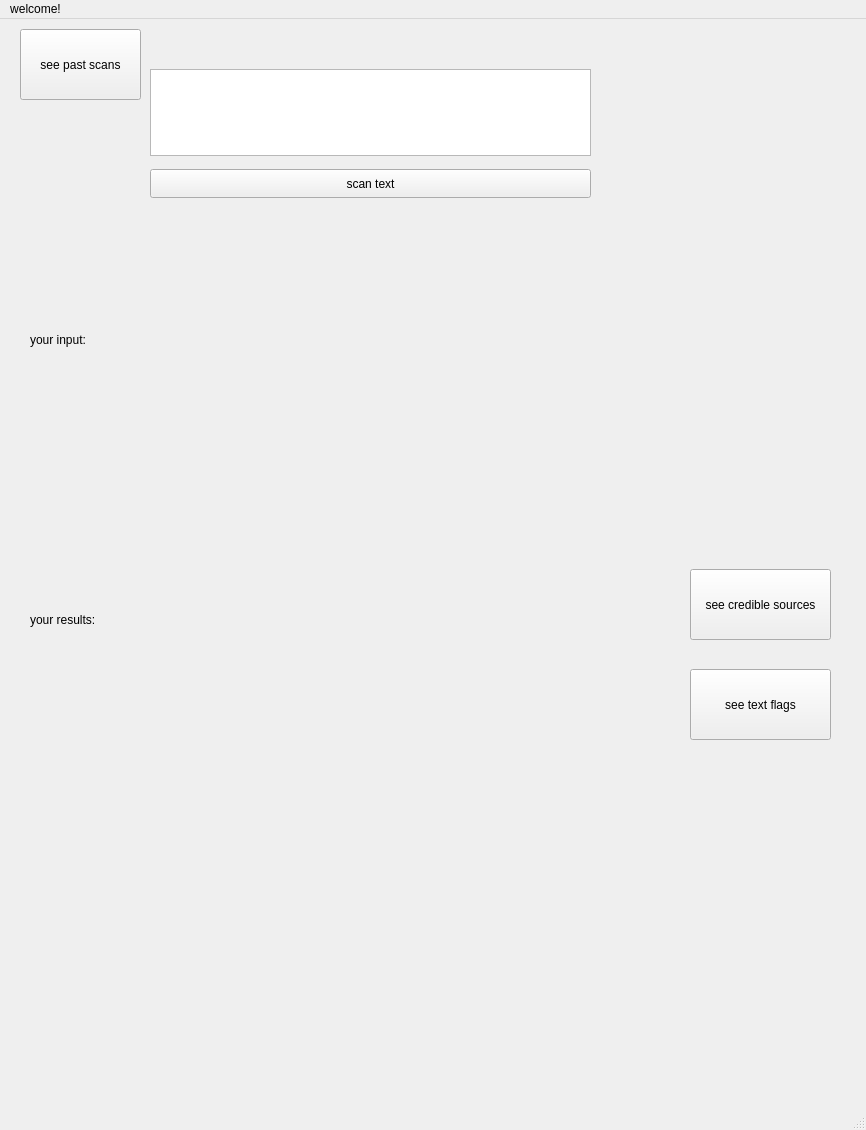
<?xml version="1.0" encoding="UTF-8"?>
<ui version="4.0">
 <class>MainWindow</class>
 <widget class="QMainWindow" name="MainWindow">
  <property name="geometry">
   <rect>
    <x>0</x>
    <y>0</y>
    <width>866</width>
    <height>1130</height>
   </rect>
  </property>
  <property name="windowTitle">
   <string>iNfOflag</string>
  </property>
  <widget class="QWidget" name="centralwidget">
   <widget class="QPushButton" name="scan_button">
    <property name="geometry">
     <rect>
      <x>150</x>
      <y>150</y>
      <width>441</width>
      <height>29</height>
     </rect>
    </property>
    <property name="text">
     <string>scan text</string>
    </property>
   </widget>
   <widget class="QTextEdit" name="scan_text">
    <property name="geometry">
     <rect>
      <x>150</x>
      <y>50</y>
      <width>441</width>
      <height>87</height>
     </rect>
    </property>
   </widget>
   <widget class="QLabel" name="label">
    <property name="geometry">
     <rect>
      <x>30</x>
      <y>190</y>
      <width>471</width>
      <height>261</height>
     </rect>
    </property>
    <property name="text">
     <string>your input:</string>
    </property>
    <property name="wordWrap">
     <bool>true</bool>
    </property>
   </widget>
   <widget class="QLabel" name="resultLabel">
    <property name="geometry">
     <rect>
      <x>30</x>
      <y>480</y>
      <width>641</width>
      <height>241</height>
     </rect>
    </property>
    <property name="text">
     <string>your results:</string>
    </property>
    <property name="wordWrap">
     <bool>true</bool>
    </property>
   </widget>
   <widget class="QPushButton" name="go_to_links">
    <property name="geometry">
     <rect>
      <x>690</x>
      <y>550</y>
      <width>141</width>
      <height>71</height>
     </rect>
    </property>
    <property name="text">
     <string>see credible sources</string>
    </property>
   </widget>
   <widget class="QPushButton" name="past_scans">
    <property name="geometry">
     <rect>
      <x>20</x>
      <y>10</y>
      <width>121</width>
      <height>71</height>
     </rect>
    </property>
    <property name="text">
     <string>see past scans</string>
    </property>
   </widget>
   <widget class="QPushButton" name="go_to_flags">
    <property name="geometry">
     <rect>
      <x>690</x>
      <y>650</y>
      <width>141</width>
      <height>71</height>
     </rect>
    </property>
    <property name="text">
     <string>see text flags</string>
    </property>
   </widget>
  </widget>
  <widget class="QMenuBar" name="menubar">
   <property name="geometry">
    <rect>
     <x>0</x>
     <y>0</y>
     <width>866</width>
     <height>26</height>
    </rect>
   </property>
   <widget class="QMenu" name="menuwelcome">
    <property name="title">
     <string>welcome!</string>
    </property>
   </widget>
   <addaction name="menuwelcome"/>
  </widget>
  <widget class="QStatusBar" name="statusbar"/>
 </widget>
 <resources/>
 <connections/>
</ui>
